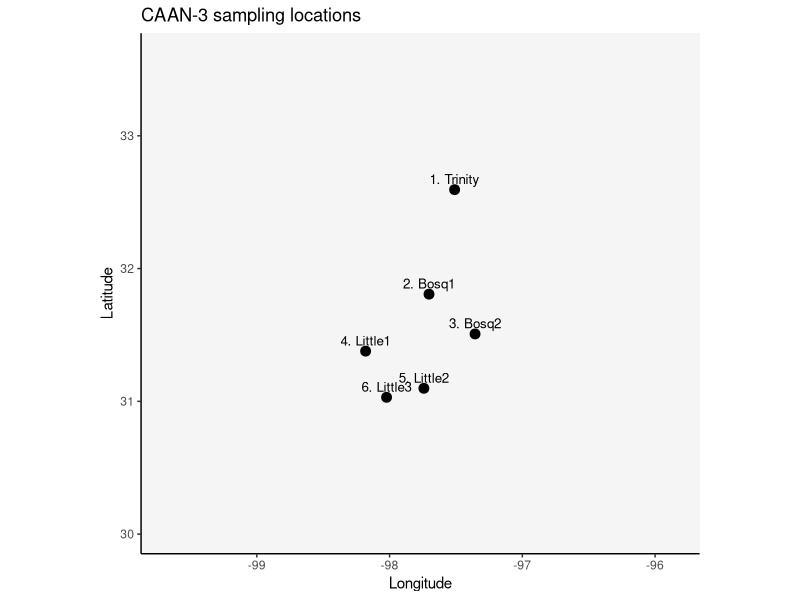
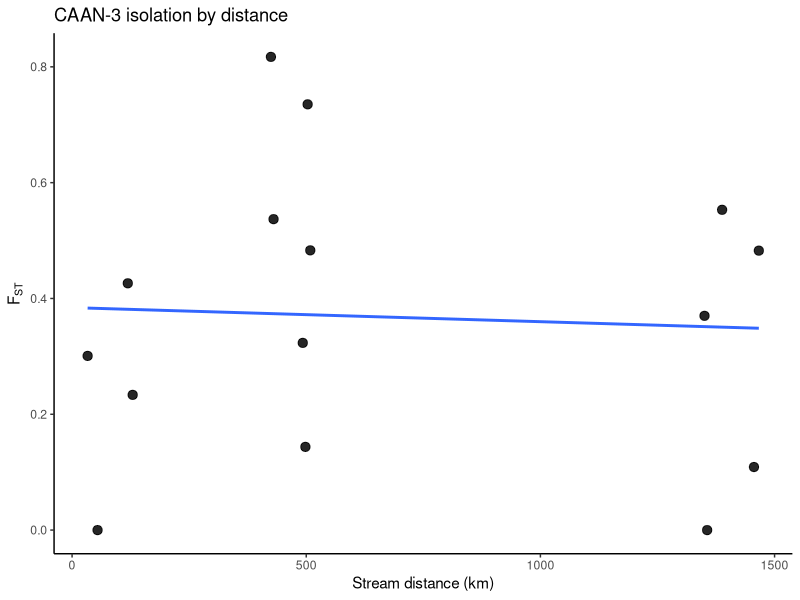

Generate these figures, in order, with R: (Note: this script raises an error after producing the figures.)

# ========================================
# CAAN-3
# Campostoma anomalum
# Central Stoneroller
#
# Source:
# Husemann et al. 2012. Comparative biogeography reveals differences
# in population genetic structure of five species of stream fishes.
#
# This workflow uses:
#   - site coordinates from Table 1 in the main paper
#   - pairwise FST and stream distances from Appendix 3
#
# Important note on coordinates:
# The genetic analyses are reported at six catchment-level populations
# (Trinity, Bosq1, Bosq2, Little1, Little2, Little3), but Table 1 lists
# nine site coordinates because some catchments had more than one sampled
# site. For catchments represented by multiple Table 1 sites, this script
# uses the mean latitude/longitude of the listed sites as the best-available
# catchment coordinate:
#   - Bosq1 = mean(NBOS3, NBOS5)
#   - Little2 = mean(COWH, SALA)
#   - Little3 = mean(ROCK, LAMP1)
#
# Builds:
#   CAAN_3_coords
#   CAAN_3_fst
#   CAAN_3_rivdists
#
# Saves to:
#   /Users/johnmccall/Library/CloudStorage/OneDrive-TheOhioStateUniversity/Spring_2026/Landgen_DGS/DGS-Patterns-of-Fish-Diversity/DGS-Patterns-of-Fish-Diversity/Objective 2/Data/CAAN-3/data/CAAN-3.RData
#
# Plots in RStudio:
#   - site map
#   - isolation by distance plot using stream distance
# ========================================

library(dplyr)
library(ggplot2)
library(maps)

study_code <- "CAAN-3"

base_root <- "/Users/johnmccall/Library/CloudStorage/OneDrive-TheOhioStateUniversity/Spring_2026/Landgen_DGS/DGS-Patterns-of-Fish-Diversity/DGS-Patterns-of-Fish-Diversity/Objective 2/Data"
base_dir  <- file.path(base_root, study_code)
data_dir  <- file.path(base_dir, "data")

dir.create(data_dir, recursive = TRUE, showWarnings = FALSE)

# -----------------------------
# 1) catchment coordinates
# -----------------------------
# Table 1 coordinates from the paper
site_tbl <- data.frame(
  map_code = c("BEAR", "ROCK", "MBOS", "NBOS3", "NBOS5", "COWH", "SALA", "LAMP2", "LAMP1"),
  pop      = c("Trinity", "Little3", "Bosq2", "Bosq1", "Bosq1", "Little2", "Little2", "Little1", "Little3"),
  lat      = c(32.59442, 30.94494, 31.50748, 31.97692, 31.63760, 31.28327, 30.91275, 31.37802, 31.11558),
  lon      = c(-97.51018, -97.99117, -97.35624, -98.03974, -97.36640, -97.88241, -97.60105, -98.18063, -98.05432),
  stringsAsFactors = FALSE
)

# catchment-level coordinates used in the genetic matrices
coords_lookup <- site_tbl %>%
  group_by(pop) %>%
  summarise(
    lat = mean(lat),
    lon = mean(lon),
    .groups = "drop"
  )

pop_order <- c("Trinity", "Bosq1", "Bosq2", "Little1", "Little2", "Little3")

coords_lookup <- coords_lookup %>%
  slice(match(pop_order, pop))

CAAN_3_coords <- data.frame(
  site = as.character(seq_along(pop_order)),
  lat = coords_lookup$lat,
  lon = coords_lookup$lon,
  stringsAsFactors = FALSE
)

site_lookup <- data.frame(
  site = CAAN_3_coords$site,
  pop = pop_order,
  stringsAsFactors = FALSE
)

# -----------------------------
# 2) pairwise FST matrix
# transcribed from Appendix 3
# any FST < 0 set to 0 per workflow standard
# -----------------------------
CAAN_3_fst <- matrix(
  c(
    0.0, 0.3700, -0.0266, 0.4826, 0.5531, 0.1089,
    0.3700, 0.0, -0.0123, 0.7353, 0.8172, 0.3233,
    -0.0266, -0.0123, 0.0, 0.4831, 0.5370, 0.1437,
    0.4826, 0.7353, 0.4831, 0.0, 0.2335, 0.3008,
    0.5531, 0.8172, 0.5370, 0.2335, 0.0, 0.4262,
    0.1089, 0.3233, 0.1437, 0.3008, 0.4262, 0.0
  ),
  nrow = 6,
  byrow = TRUE,
  dimnames = list(CAAN_3_coords$site, CAAN_3_coords$site)
)

CAAN_3_fst[CAAN_3_fst < 0] <- 0
diag(CAAN_3_fst) <- 0

# -----------------------------
# 3) pairwise stream distance matrix (km)
# transcribed from Appendix 3
# -----------------------------
CAAN_3_rivdists <- matrix(
  c(
    0.0, 1350.4000, 1356.0, 1466.4000, 1388.0, 1456.0,
    1350.4000, 0.0, 54.4000, 503.0, 424.6000, 492.6000,
    1356.0, 54.4000, 0.0, 508.6000, 430.2000, 498.2000,
    1466.4000, 503.0, 508.6000, 0.0, 129.4000, 33.2000,
    1388.0, 424.6000, 430.2000, 129.4000, 0.0, 119.0,
    1456.0, 492.6000, 498.2000, 33.2000, 119.0, 0.0
  ),
  nrow = 6,
  byrow = TRUE,
  dimnames = list(CAAN_3_coords$site, CAAN_3_coords$site)
)

diag(CAAN_3_rivdists) <- 0

# -----------------------------
# 4) checks
# -----------------------------
stopifnot(identical(rownames(CAAN_3_fst), CAAN_3_coords$site))
stopifnot(identical(colnames(CAAN_3_fst), CAAN_3_coords$site))
stopifnot(identical(rownames(CAAN_3_rivdists), CAAN_3_coords$site))
stopifnot(identical(colnames(CAAN_3_rivdists), CAAN_3_coords$site))
stopifnot(isTRUE(all.equal(CAAN_3_fst, t(CAAN_3_fst))))
stopifnot(isTRUE(all.equal(CAAN_3_rivdists, t(CAAN_3_rivdists))))

# -----------------------------
# 5) pairwise dataframe for IBD
# -----------------------------
ibd_df <- data.frame(
  site1 = rownames(CAAN_3_fst)[row(CAAN_3_fst)[upper.tri(CAAN_3_fst)]],
  site2 = colnames(CAAN_3_fst)[col(CAAN_3_fst)[upper.tri(CAAN_3_fst)]],
  fst = CAAN_3_fst[upper.tri(CAAN_3_fst)],
  rivdist_km = CAAN_3_rivdists[upper.tri(CAAN_3_rivdists)],
  stringsAsFactors = FALSE
)

ibd_df$site1_pop <- site_lookup$pop[match(ibd_df$site1, site_lookup$site)]
ibd_df$site2_pop <- site_lookup$pop[match(ibd_df$site2, site_lookup$site)]

# -----------------------------
# 6) map
# US + Canada, zoomed to extent of points
# -----------------------------
world_map <- map_data("world") %>%
  filter(region %in% c("USA", "Canada"))

plot_sites <- left_join(CAAN_3_coords, site_lookup, by = "site")

lon_rng <- range(plot_sites$lon, na.rm = TRUE)
lat_rng <- range(plot_sites$lat, na.rm = TRUE)

x_pad <- max(1.5, diff(lon_rng) * 0.20)
y_pad <- max(1.0, diff(lat_rng) * 0.20)

xlim_use <- c(lon_rng[1] - x_pad, lon_rng[2] + x_pad)
ylim_use <- c(lat_rng[1] - y_pad, lat_rng[2] + y_pad)

map_plot <- ggplot() +
  geom_polygon(
    data = world_map,
    aes(x = long, y = lat, group = group),
    fill = "grey96",
    color = "grey65",
    linewidth = 0.25
  ) +
  geom_point(
    data = plot_sites,
    aes(x = lon, y = lat),
    size = 3
  ) +
  geom_text(
    data = plot_sites,
    aes(x = lon, y = lat, label = paste0(site, ". ", pop)),
    nudge_y = 0.08,
    size = 3.4
  ) +
  coord_fixed(xlim = xlim_use, ylim = ylim_use) +
  theme_classic() +
  labs(
    x = "Longitude",
    y = "Latitude",
    title = paste0(study_code, " sampling locations")
  )

print(map_plot)

# -----------------------------
# 7) isolation by distance plot
# -----------------------------
ibd_plot <- ggplot(ibd_df, aes(x = rivdist_km, y = fst)) +
  geom_point(size = 2.8, alpha = 0.85) +
  geom_smooth(method = "lm", se = FALSE) +
  theme_classic() +
  labs(
    x = "Stream distance (km)",
    y = expression(F[ST]),
    title = paste0(study_code, " isolation by distance")
  )

print(ibd_plot)

# -----------------------------
# 8) save objects
# -----------------------------
CAAN_3_rivdists = CAAN_3_rivdists  / 1000

save(
  CAAN_3_fst,
  CAAN_3_coords,
  CAAN_3_rivdists,
  file = file.path(data_dir, paste0(study_code, ".RData"))
)
